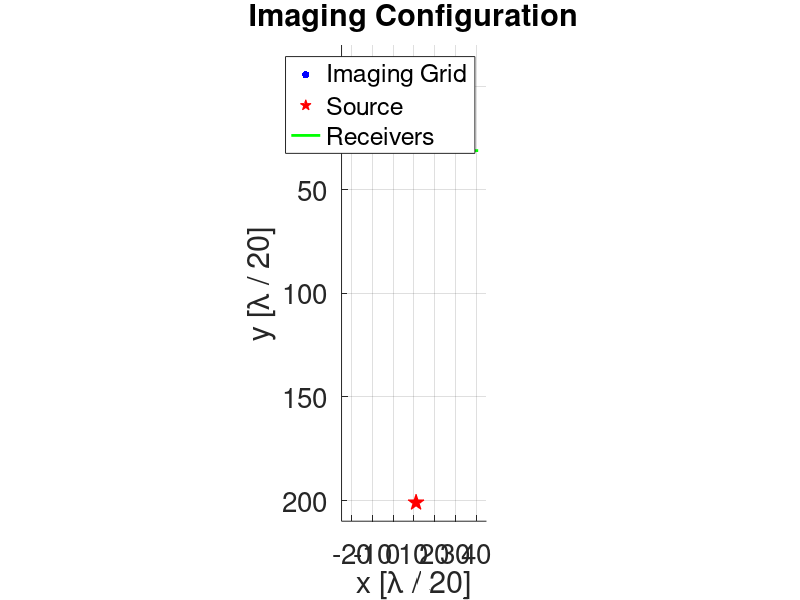
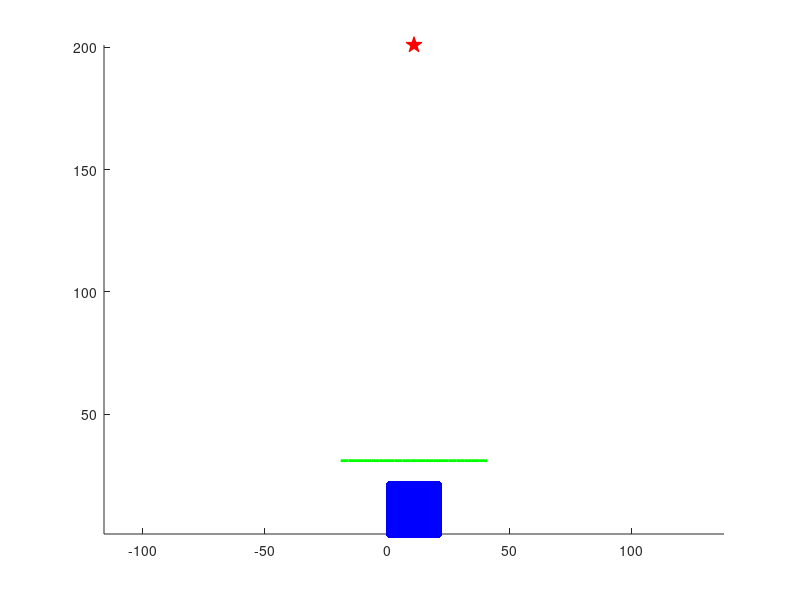

Write MATLAB code to recreate these figures, in order. (Note: this script raises an error after producing the figures.)
% Parameters
Nx = 21;
Ny = 21;
x = 1:Nx;
y = 1:Ny;
[X, Y] = meshgrid(x, y);
source_location = [11, 201];  % in lambda/2 units

% Receiver locations (in original coord system)
M_per_array = 20;
rec_locations_x_original = linspace(-19, 41, M_per_array);
rec_locations_y_original = 31 * ones(1, M_per_array);

% Plot
figure;
hold on;
axis equal;

% Imaging domain
scatter(X(:), Y(:), 30, 'b', 'filled');  % Imaging grid

% Source
plot(source_location(1), source_location(2), 'rp', 'MarkerSize', 12, 'MarkerFaceColor', 'r');
%text(source_location(1) + 1, source_location(2), 'Source', 'Color', 'r');

% Receivers
plot(rec_locations_x_original, rec_locations_y_original, 'g-', 'LineWidth', 2);
%text(mean(rec_locations_x_original), rec_locations_y_original(1) + 2, 'Receiver Array', 'HorizontalAlignment', 'center', 'Color', 'g');



% Labels and formatting
xlabel('x [\lambda / 20]');
ylabel('y [\lambda / 20]');
title('Imaging Configuration');
legend('Imaging Grid', 'Source', 'Receivers');
grid on;
xlim([-25 45]);
ylim([-20 210]);
set(gca, 'FontSize', 20);  % axes tick labels

% Make y-axis point down
set(gca, 'YDir', 'reverse');





%-----------------------

% Plot
figure;
hold on;
axis equal

% Imaging domain
scatter(X(:), Y(:), 30, 'b', 'filled');  % Imaging grid

% Source
plot(source_location(1), source_location(2), 'rp', 'MarkerSize', 12, 'MarkerFaceColor', 'r');

% Receiver arrays as green lines
plot(rec_locations_x_original, rec_locations_y_original, 'g-', 'LineWidth', 2); % top
plot(rec_locations_x_west, rec_locations_y_west, 'g-', 'LineWidth', 2);         % left
plot(rec_locations_x_east, rec_locations_y_east, 'g-', 'LineWidth', 2);         % right
plot(rec_locations_x_north, rec_locations_y_north, 'g-', 'LineWidth', 2);       % bottom

% Labels and formatting
xlabel('x [\lambda / 20]');
ylabel('y [\lambda / 20]');
title('Imaging Configuration');
legend('Imaging Grid', 'Source', 'Receivers');
grid on;
xlim([-25 45]);
ylim([-20 210]);
set(gca, 'FontSize', 20);  % axes tick labels

% Make y-axis point down
set(gca, 'YDir', 'reverse');



%{
% Labels and formatting
xlabel('x [\lambda / 20]', 'FontSize', 20);
ylabel('y [\lambda / 20]', 'FontSize', 20);
title('Sensor, Source, and Imaging Domain Configuration', 'FontSize', 22);
legend('Imaging Grid', 'Source', 'Receivers');
grid on;
xlim([-25 45]);
ylim([-40 210]);
set(gca, 'FontSize', 20);

% Make y-axis point down
set(gca, 'YDir', 'reverse');

%}
